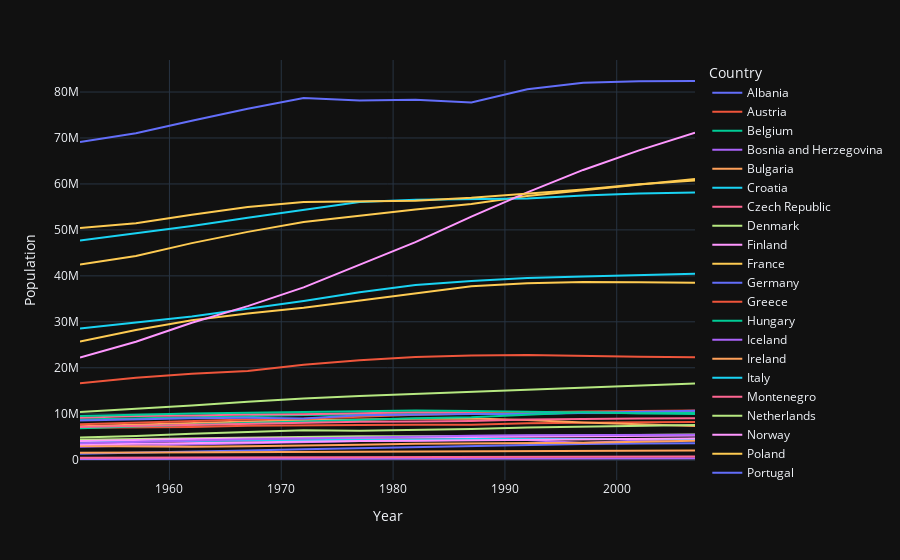

Notebook code cell kept with this figure:
### Code cell
fig = px.line(
    data_frame=europe,
    x='Year', y='Population', color='Country'
)

fig.show()

### Figure 1 — Plotly figure (JSON) as saved in the notebook; plotly's stock layout.template omitted (floating-point values rounded to 4 significant figures)
{"data": [{"hovertemplate": "Country=Albania<br>Year=%{x}<br>Population=%{y}<extra></extra>", "legendgroup": "Albania", "line": {"color": "#636efa", "dash": "solid"}, "marker": {"symbol": "circle"}, "mode": "lines", "name": "Albania", "orientation": "v", "showlegend": true, "x": [1952, 1957, 1962, 1967, 1972, 1977, 1982, 1987, 1992, 1997, 2002, 2007], "xaxis": "x", "y": [1282697, 1476505, 1728137, 1984060, 2263554, 2509048, 2780097, 3075321, 3326498, 3428038, 3508512, 3600523], "yaxis": "y", "type": "scatter"}, {"hovertemplate": "Country=Austria<br>Year=%{x}<br>Population=%{y}<extra></extra>", "legendgroup": "Austria", "line": {"color": "#EF553B", "dash": "solid"}, "marker": {"symbol": "circle"}, "mode": "lines", "name": "Austria", "orientation": "v", "showlegend": true, "x": [1952, 1957, 1962, 1967, 1972, 1977, 1982, 1987, 1992, 1997, 2002, 2007], "xaxis": "x", "y": [6927772, 6965860, 7129864, 7376998, 7544201, 7568430, 7574613, 7578903, 7914969, 8069876, 8148312, 8199783], "yaxis": "y", "type": "scatter"}, {"hovertemplate": "Country=Belgium<br>Year=%{x}<br>Population=%{y}<extra></extra>", "legendgroup": "Belgium", "line": {"color": "#00cc96", "dash": "solid"}, "marker": {"symbol": "circle"}, "mode": "lines", "name": "Belgium", "orientation": "v", "showlegend": true, "x": [1952, 1957, 1962, 1967, 1972, 1977, 1982, 1987, 1992, 1997, 2002, 2007], "xaxis": "x", "y": [8730405, 8989111, 9218400, 9556500, 9709100, 9821800, 9856303, 9870200, 10045622, 10199787, 10311970, 10392226], "yaxis": "y", "type": "scatter"}, {"hovertemplate": "Country=Bosnia and Herzegovina<br>Year=%{x}<br>Population=%{y}<extra></extra>", "legendgroup": "Bosnia and Herzegovina", "line": {"color": "#ab63fa", "dash": "solid"}, "marker": {"symbol": "circle"}, "mode": "lines", "name": "Bosnia and Herzegovina", "orientation": "v", "showlegend": true, "x": [1952, 1957, 1962, 1967, 1972, 1977, 1982, 1987, 1992, 1997, 2002, 2007], "xaxis": "x", "y": [2791000, 3076000, 3349000, 3585000, 3819000, 4086000, 4172693, 4338977, 4256013, 3607000, 4165416, 4552198], "yaxis": "y", "type": "scatter"}, {"hovertemplate": "Country=Bulgaria<br>Year=%{x}<br>Population=%{y}<extra></extra>", "legendgroup": "Bulgaria", "line": {"color": "#FFA15A", "dash": "solid"}, "marker": {"symbol": "circle"}, "mode": "lines", "name": "Bulgaria", "orientation": "v", "showlegend": true, "x": [1952, 1957, 1962, 1967, 1972, 1977, 1982, 1987, 1992, 1997, 2002, 2007], "xaxis": "x", "y": [7274900, 7651254, 8012946, 8310226, 8576200, 8797022, 8892098, 8971958, 8658506, 8066057, 7661799, 7322858], "yaxis": "y", "type": "scatter"}, {"hovertemplate": "Country=Croatia<br>Year=%{x}<br>Population=%{y}<extra></extra>", "legendgroup": "Croatia", "line": {"color": "#19d3f3", "dash": "solid"}, "marker": {"symbol": "circle"}, "mode": "lines", "name": "Croatia", "orientation": "v", "showlegend": true, "x": [1952, 1957, 1962, 1967, 1972, 1977, 1982, 1987, 1992, 1997, 2002, 2007], "xaxis": "x", "y": [3882229, 3991242, 4076557, 4174366, 4225310, 4318673, 4413368, 4484310, 4494013, 4444595, 4481020, 4493312], "yaxis": "y", "type": "scatter"}, {"hovertemplate": "Country=Czech Republic<br>Year=%{x}<br>Population=%{y}<extra></extra>", "legendgroup": "Czech Republic", "line": {"color": "#FF6692", "dash": "solid"}, "marker": {"symbol": "circle"}, "mode": "lines", "name": "Czech Republic", "orientation": "v", "showlegend": true, "x": [1952, 1957, 1962, 1967, 1972, 1977, 1982, 1987, 1992, 1997, 2002, 2007], "xaxis": "x", "y": [9125183, 9513758, 9620282, 9835109, 9862158, 10161915, 10303704, 10311597, 10315702, 10300707, 10256295, 10228744], "yaxis": "y", "type": "scatter"}, {"hovertemplate": "Country=Denmark<br>Year=%{x}<br>Population=%{y}<extra></extra>", "legendgroup": "Denmark", "line": {"color": "#B6E880", "dash": "solid"}, "marker": {"symbol": "circle"}, "mode": "lines", "name": "Denmark", "orientation": "v", "showlegend": true, "x": [1952, 1957, 1962, 1967, 1972, 1977, 1982, 1987, 1992, 1997, 2002, 2007], "xaxis": "x", "y": [4334000, 4487831, 4646899, 4838800, 4991596, 5088419, 5117810, 5127024, 5171393, 5283663, 5374693, 5468120], "yaxis": "y", "type": "scatter"}, {"hovertemplate": "Country=Finland<br>Year=%{x}<br>Population=%{y}<extra></extra>", "legendgroup": "Finland", "line": {"color": "#FF97FF", "dash": "solid"}, "marker": {"symbol": "circle"}, "mode": "lines", "name": "Finland", "orientation": "v", "showlegend": true, "x": [1952, 1957, 1962, 1967, 1972, 1977, 1982, 1987, 1992, 1997, 2002, 2007], "xaxis": "x", "y": [4090500, 4324000, 4491443, 4605744, 4639657, 4738902, 4826933, 4931729, 5041039, 5134406, 5193039, 5238460], "yaxis": "y", "type": "scatter"}, {"hovertemplate": "Country=France<br>Year=%{x}<br>Population=%{y}<extra></extra>", "legendgroup": "France", "line": {"color": "#FECB52", "dash": "solid"}, "marker": {"symbol": "circle"}, "mode": "lines", "name": "France", "orientation": "v", "showlegend": true, "x": [1952, 1957, 1962, 1967, 1972, 1977, 1982, 1987, 1992, 1997, 2002, 2007], "xaxis": "x", "y": [42459667, 44310863, 47124000, 49569000, 51732000, 53165019, 54433565, 55630100, 57374179, 58623428, 59925035, 61083916], "yaxis": "y", "type": "scatter"}, {"hovertemplate": "Country=Germany<br>Year=%{x}<br>Population=%{y}<extra></extra>", "legendgroup": "Germany", "line": {"color": "#636efa", "dash": "solid"}, "marker": {"symbol": "circle"}, "mode": "lines", "name": "Germany", "orientation": "v", "showlegend": true, "x": [1952, 1957, 1962, 1967, 1972, 1977, 1982, 1987, 1992, 1997, 2002, 2007], "xaxis": "x", "y": [69145952, 71019069, 73739117, 76368453, 78717088, 78160773, 78335266, 77718298, 80597764, 82011073, 82350671, 82400996], "yaxis": "y", "type": "scatter"}, {"hovertemplate": "Country=Greece<br>Year=%{x}<br>Population=%{y}<extra></extra>", "legendgroup": "Greece", "line": {"color": "#EF553B", "dash": "solid"}, "marker": {"symbol": "circle"}, "mode": "lines", "name": "Greece", "orientation": "v", "showlegend": true, "x": [1952, 1957, 1962, 1967, 1972, 1977, 1982, 1987, 1992, 1997, 2002, 2007], "xaxis": "x", "y": [7733250, 8096218, 8448233, 8716441, 8888628, 9308479, 9786480, 9974490, 10325429, 10502372, 10603863, 10706290], "yaxis": "y", "type": "scatter"}, {"hovertemplate": "Country=Hungary<br>Year=%{x}<br>Population=%{y}<extra></extra>", "legendgroup": "Hungary", "line": {"color": "#00cc96", "dash": "solid"}, "marker": {"symbol": "circle"}, "mode": "lines", "name": "Hungary", "orientation": "v", "showlegend": true, "x": [1952, 1957, 1962, 1967, 1972, 1977, 1982, 1987, 1992, 1997, 2002, 2007], "xaxis": "x", "y": [9504000, 9839000, 10063000, 10223422, 10394091, 10637171, 10705535, 10612740, 10348684, 10244684, 10083313, 9956108], "yaxis": "y", "type": "scatter"}, {"hovertemplate": "Country=Iceland<br>Year=%{x}<br>Population=%{y}<extra></extra>", "legendgroup": "Iceland", "line": {"color": "#ab63fa", "dash": "solid"}, "marker": {"symbol": "circle"}, "mode": "lines", "name": "Iceland", "orientation": "v", "showlegend": true, "x": [1952, 1957, 1962, 1967, 1972, 1977, 1982, 1987, 1992, 1997, 2002, 2007], "xaxis": "x", "y": [147962, 165110, 182053, 198676, 209275, 221823, 233997, 244676, 259012, 271192, 288030, 301931], "yaxis": "y", "type": "scatter"}, {"hovertemplate": "Country=Ireland<br>Year=%{x}<br>Population=%{y}<extra></extra>", "legendgroup": "Ireland", "line": {"color": "#FFA15A", "dash": "solid"}, "marker": {"symbol": "circle"}, "mode": "lines", "name": "Ireland", "orientation": "v", "showlegend": true, "x": [1952, 1957, 1962, 1967, 1972, 1977, 1982, 1987, 1992, 1997, 2002, 2007], "xaxis": "x", "y": [2952156, 2878220, 2830000, 2900100, 3024400, 3271900, 3480000, 3539900, 3557761, 3667233, 3879155, 4109086], "yaxis": "y", "type": "scatter"}, {"hovertemplate": "Country=Italy<br>Year=%{x}<br>Population=%{y}<extra></extra>", "legendgroup": "Italy", "line": {"color": "#19d3f3", "dash": "solid"}, "marker": {"symbol": "circle"}, "mode": "lines", "name": "Italy", "orientation": "v", "showlegend": true, "x": [1952, 1957, 1962, 1967, 1972, 1977, 1982, 1987, 1992, 1997, 2002, 2007], "xaxis": "x", "y": [47666000, 49182000, 50843200, 52667100, 54365564, 56059245, 56535636, 56729703, 56840847, 57479469, 57926999, 58147733], "yaxis": "y", "type": "scatter"}, {"hovertemplate": "Country=Montenegro<br>Year=%{x}<br>Population=%{y}<extra></extra>", "legendgroup": "Montenegro", "line": {"color": "#FF6692", "dash": "solid"}, "marker": {"symbol": "circle"}, "mode": "lines", "name": "Montenegro", "orientation": "v", "showlegend": true, "x": [1952, 1957, 1962, 1967, 1972, 1977, 1982, 1987, 1992, 1997, 2002, 2007], "xaxis": "x", "y": [413834, 442829, 474528, 501035, 527678, 560073, 562548, 569473, 621621, 692651, 720230, 684736], "yaxis": "y", "type": "scatter"}, {"hovertemplate": "Country=Netherlands<br>Year=%{x}<br>Population=%{y}<extra></extra>", "legendgroup": "Netherlands", "line": {"color": "#B6E880", "dash": "solid"}, "marker": {"symbol": "circle"}, "mode": "lines", "name": "Netherlands", "orientation": "v", "showlegend": true, "x": [1952, 1957, 1962, 1967, 1972, 1977, 1982, 1987, 1992, 1997, 2002, 2007], "xaxis": "x", "y": [10381988, 11026383, 11805689, 12596822, 13329874, 13852989, 14310401, 14665278, 15174244, 15604464, 16122830, 16570613], "yaxis": "y", "type": "scatter"}, {"hovertemplate": "Country=Norway<br>Year=%{x}<br>Population=%{y}<extra></extra>", "legendgroup": "Norway", "line": {"color": "#FF97FF", "dash": "solid"}, "marker": {"symbol": "circle"}, "mode": "lines", "name": "Norway", "orientation": "v", "showlegend": true, "x": [1952, 1957, 1962, 1967, 1972, 1977, 1982, 1987, 1992, 1997, 2002, 2007], "xaxis": "x", "y": [3327728, 3491938, 3638919, 3786019, 3933004, 4043205, 4114787, 4186147, 4286357, 4405672, 4535591, 4627926], "yaxis": "y", "type": "scatter"}, {"hovertemplate": "Country=Poland<br>Year=%{x}<br>Population=%{y}<extra></extra>", "legendgroup": "Poland", "line": {"color": "#FECB52", "dash": "solid"}, "marker": {"symbol": "circle"}, "mode": "lines", "name": "Poland", "orientation": "v", "showlegend": true, "x": [1952, 1957, 1962, 1967, 1972, 1977, 1982, 1987, 1992, 1997, 2002, 2007], "xaxis": "x", "y": [25730551, 28235346, 30329617, 31785378, 33039545, 34621254, 36227381, 37740710, 38370697, 38654957, 38625976, 38518241], "yaxis": "y", "type": "scatter"}, {"hovertemplate": "Country=Portugal<br>Year=%{x}<br>Population=%{y}<extra></extra>", "legendgroup": "Portugal", "line": {"color": "#636efa", "dash": "solid"}, "marker": {"symbol": "circle"}, "mode": "lines", "name": "Portugal", "orientation": "v", "showlegend": true, "x": [1952, 1957, 1962, 1967, 1972, 1977, 1982, 1987, 1992, 1997, 2002, 2007], "xaxis": "x", "y": [8526050, 8817650, 9019800, 9103000, 8970450, 9662600, 9859650, 9915289, 9927680, 10156415, 10433867, 10642836], "yaxis": "y", "type": "scatter"}, {"hovertemplate": "Country=Romania<br>Year=%{x}<br>Population=%{y}<extra></extra>", "legendgroup": "Romania", "line": {"color": "#EF553B", "dash": "solid"}, "marker": {"symbol": "circle"}, "mode": "lines", "name": "Romania", "orientation": "v", "showlegend": true, "x": [1952, 1957, 1962, 1967, 1972, 1977, 1982, 1987, 1992, 1997, 2002, 2007], "xaxis": "x", "y": [16630000, 17829327, 18680721, 19284814, 20662648, 21658597, 22356726, 22686371, 22797027, 22562458, 22404337, 22276056], "yaxis": "y", "type": "scatter"}, {"hovertemplate": "Country=Serbia<br>Year=%{x}<br>Population=%{y}<extra></extra>", "legendgroup": "Serbia", "line": {"color": "#00cc96", "dash": "solid"}, "marker": {"symbol": "circle"}, "mode": "lines", "name": "Serbia", "orientation": "v", "showlegend": true, "x": [1952, 1957, 1962, 1967, 1972, 1977, 1982, 1987, 1992, 1997, 2002, 2007], "xaxis": "x", "y": [6860147, 7271135, 7616060, 7971222, 8313288, 8686367, 9032824, 9230783, 9826397, 10336594, 10111559, 10150265], "yaxis": "y", "type": "scatter"}, {"hovertemplate": "Country=Slovak Republic<br>Year=%{x}<br>Population=%{y}<extra></extra>", "legendgroup": "Slovak Republic", "line": {"color": "#ab63fa", "dash": "solid"}, "marker": {"symbol": "circle"}, "mode": "lines", "name": "Slovak Republic", "orientation": "v", "showlegend": true, "x": [1952, 1957, 1962, 1967, 1972, 1977, 1982, 1987, 1992, 1997, 2002, 2007], "xaxis": "x", "y": [3558137, 3844277, 4237384, 4442238, 4593433, 4827803, 5048043, 5199318, 5302888, 5383010, 5410052, 5447502], "yaxis": "y", "type": "scatter"}, {"hovertemplate": "Country=Slovenia<br>Year=%{x}<br>Population=%{y}<extra></extra>", "legendgroup": "Slovenia", "line": {"color": "#FFA15A", "dash": "solid"}, "marker": {"symbol": "circle"}, "mode": "lines", "name": "Slovenia", "orientation": "v", "showlegend": true, "x": [1952, 1957, 1962, 1967, 1972, 1977, 1982, 1987, 1992, 1997, 2002, 2007], "xaxis": "x", "y": [1489518, 1533070, 1582962, 1646912, 1694510, 1746919, 1861252, 1945870, 1999210, 2011612, 2011497, 2009245], "yaxis": "y", "type": "scatter"}, {"hovertemplate": "Country=Spain<br>Year=%{x}<br>Population=%{y}<extra></extra>", "legendgroup": "Spain", "line": {"color": "#19d3f3", "dash": "solid"}, "marker": {"symbol": "circle"}, "mode": "lines", "name": "Spain", "orientation": "v", "showlegend": true, "x": [1952, 1957, 1962, 1967, 1972, 1977, 1982, 1987, 1992, 1997, 2002, 2007], "xaxis": "x", "y": [28549870, 29841614, 31158061, 32850275, 34513161, 36439000, 37983310, 38880702, 39549438, 39855442, 40152517, 40448191], "yaxis": "y", "type": "scatter"}, {"hovertemplate": "Country=Sweden<br>Year=%{x}<br>Population=%{y}<extra></extra>", "legendgroup": "Sweden", "line": {"color": "#FF6692", "dash": "solid"}, "marker": {"symbol": "circle"}, "mode": "lines", "name": "Sweden", "orientation": "v", "showlegend": true, "x": [1952, 1957, 1962, 1967, 1972, 1977, 1982, 1987, 1992, 1997, 2002, 2007], "xaxis": "x", "y": [7124673, 7363802, 7561588, 7867931, 8122293, 8251648, 8325260, 8421403, 8718867, 8897619, 8954175, 9031088], "yaxis": "y", "type": "scatter"}, {"hovertemplate": "Country=Switzerland<br>Year=%{x}<br>Population=%{y}<extra></extra>", "legendgroup": "Switzerland", "line": {"color": "#B6E880", "dash": "solid"}, "marker": {"symbol": "circle"}, "mode": "lines", "name": "Switzerland", "orientation": "v", "showlegend": true, "x": [1952, 1957, 1962, 1967, 1972, 1977, 1982, 1987, 1992, 1997, 2002, 2007], "xaxis": "x", "y": [4815000, 5126000, 5666000, 6063000, 6401400, 6316424, 6468126, 6649942, 6995447, 7193761, 7361757, 7554661], "yaxis": "y", "type": "scatter"}, {"hovertemplate": "Country=Turkey<br>Year=%{x}<br>Population=%{y}<extra></extra>", "legendgroup": "Turkey", "line": {"color": "#FF97FF", "dash": "solid"}, "marker": {"symbol": "circle"}, "mode": "lines", "name": "Turkey", "orientation": "v", "showlegend": true, "x": [1952, 1957, 1962, 1967, 1972, 1977, 1982, 1987, 1992, 1997, 2002, 2007], "xaxis": "x", "y": [22235677, 25670939, 29788695, 33411317, 37492953, 42404033, 47328791, 52881328, 58179144, 63047647, 67308928, 71158647], "yaxis": "y", "type": "scatter"}, {"hovertemplate": "Country=United Kingdom<br>Year=%{x}<br>Population=%{y}<extra></extra>", "legendgroup": "United Kingdom", "line": {"color": "#FECB52", "dash": "solid"}, "marker": {"symbol": "circle"}, "mode": "lines", "name": "United Kingdom", "orientation": "v", "showlegend": true, "x": [1952, 1957, 1962, 1967, 1972, 1977, 1982, 1987, 1992, 1997, 2002, 2007], "xaxis": "x", "y": [50430000, 51430000, 53292000, 54959000, 56079000, 56179000, 56339704, 56981620, 57866349, 58808266, 59912431, 60776238], "yaxis": "y", "type": "scatter"}], "layout": {"xaxis": {"anchor": "y", "domain": [0.0, 1.0], "title": {"text": "Year"}}, "yaxis": {"anchor": "x", "domain": [0.0, 1.0], "title": {"text": "Population"}}, "legend": {"title": {"text": "Country"}, "tracegroupgap": 0}, "margin": {"t": 60}}}
